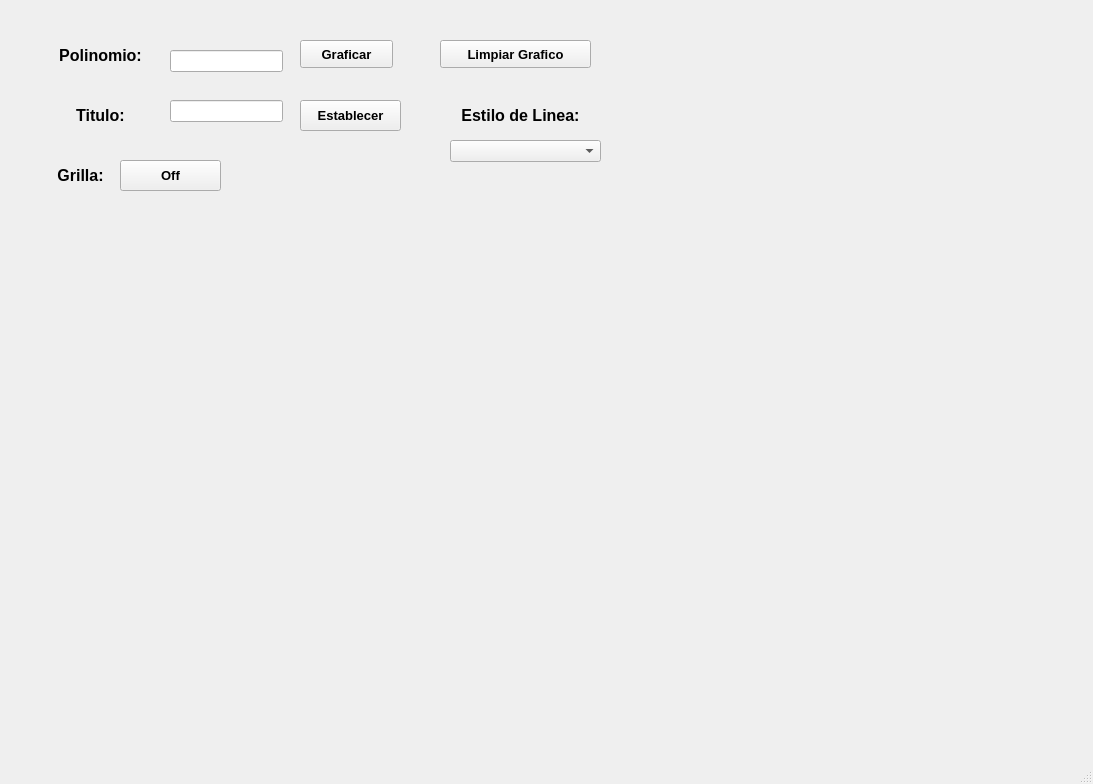
<?xml version="1.0" encoding="UTF-8"?>
<ui version="4.0">
 <class>MainWindow</class>
 <widget class="QMainWindow" name="MainWindow">
  <property name="geometry">
   <rect>
    <x>0</x>
    <y>0</y>
    <width>1093</width>
    <height>784</height>
   </rect>
  </property>
  <property name="windowTitle">
   <string>MainWindow</string>
  </property>
  <widget class="QWidget" name="centralwidget">
   <widget class="QLabel" name="label">
    <property name="geometry">
     <rect>
      <x>40</x>
      <y>40</y>
      <width>121</width>
      <height>31</height>
     </rect>
    </property>
    <property name="font">
     <font>
      <pointsize>12</pointsize>
      <weight>75</weight>
      <bold>true</bold>
     </font>
    </property>
    <property name="text">
     <string>Polinomio:</string>
    </property>
    <property name="alignment">
     <set>Qt::AlignCenter</set>
    </property>
   </widget>
   <widget class="QLabel" name="label_2">
    <property name="geometry">
     <rect>
      <x>40</x>
      <y>100</y>
      <width>121</width>
      <height>31</height>
     </rect>
    </property>
    <property name="font">
     <font>
      <pointsize>12</pointsize>
      <weight>75</weight>
      <bold>true</bold>
     </font>
    </property>
    <property name="text">
     <string>Titulo:</string>
    </property>
    <property name="alignment">
     <set>Qt::AlignCenter</set>
    </property>
   </widget>
   <widget class="QPushButton" name="btn_graficar">
    <property name="geometry">
     <rect>
      <x>300</x>
      <y>40</y>
      <width>93</width>
      <height>28</height>
     </rect>
    </property>
    <property name="font">
     <font>
      <pointsize>10</pointsize>
      <weight>75</weight>
      <bold>true</bold>
     </font>
    </property>
    <property name="text">
     <string>Graficar</string>
    </property>
   </widget>
   <widget class="QPushButton" name="btn_establecer">
    <property name="geometry">
     <rect>
      <x>300</x>
      <y>100</y>
      <width>101</width>
      <height>31</height>
     </rect>
    </property>
    <property name="font">
     <font>
      <pointsize>10</pointsize>
      <weight>75</weight>
      <bold>true</bold>
     </font>
    </property>
    <property name="text">
     <string>Establecer</string>
    </property>
   </widget>
   <widget class="QLineEdit" name="txt_polinomio">
    <property name="geometry">
     <rect>
      <x>170</x>
      <y>50</y>
      <width>113</width>
      <height>22</height>
     </rect>
    </property>
   </widget>
   <widget class="QLineEdit" name="txt_titulo">
    <property name="geometry">
     <rect>
      <x>170</x>
      <y>100</y>
      <width>113</width>
      <height>22</height>
     </rect>
    </property>
   </widget>
   <widget class="QPushButton" name="btn_limpiargrafiico">
    <property name="geometry">
     <rect>
      <x>440</x>
      <y>40</y>
      <width>151</width>
      <height>28</height>
     </rect>
    </property>
    <property name="font">
     <font>
      <pointsize>10</pointsize>
      <weight>75</weight>
      <bold>true</bold>
     </font>
    </property>
    <property name="text">
     <string>Limpiar Grafico</string>
    </property>
   </widget>
   <widget class="QLabel" name="label_3">
    <property name="geometry">
     <rect>
      <x>20</x>
      <y>160</y>
      <width>121</width>
      <height>31</height>
     </rect>
    </property>
    <property name="font">
     <font>
      <pointsize>12</pointsize>
      <weight>75</weight>
      <bold>true</bold>
     </font>
    </property>
    <property name="text">
     <string>Grilla:</string>
    </property>
    <property name="alignment">
     <set>Qt::AlignCenter</set>
    </property>
   </widget>
   <widget class="QPushButton" name="btn_off">
    <property name="geometry">
     <rect>
      <x>120</x>
      <y>160</y>
      <width>101</width>
      <height>31</height>
     </rect>
    </property>
    <property name="font">
     <font>
      <pointsize>10</pointsize>
      <weight>75</weight>
      <bold>true</bold>
     </font>
    </property>
    <property name="text">
     <string>Off</string>
    </property>
   </widget>
   <widget class="QLabel" name="label_4">
    <property name="geometry">
     <rect>
      <x>440</x>
      <y>100</y>
      <width>161</width>
      <height>31</height>
     </rect>
    </property>
    <property name="font">
     <font>
      <pointsize>12</pointsize>
      <weight>75</weight>
      <bold>true</bold>
     </font>
    </property>
    <property name="text">
     <string>Estilo de Linea:</string>
    </property>
    <property name="alignment">
     <set>Qt::AlignCenter</set>
    </property>
   </widget>
   <widget class="QComboBox" name="cb_estilolinea">
    <property name="geometry">
     <rect>
      <x>450</x>
      <y>140</y>
      <width>151</width>
      <height>22</height>
     </rect>
    </property>
   </widget>
   <widget class="QWidget" name="verticalLayoutWidget">
    <property name="geometry">
     <rect>
      <x>50</x>
      <y>290</y>
      <width>731</width>
      <height>441</height>
     </rect>
    </property>
    <layout class="QVBoxLayout" name="verticalLayout"/>
   </widget>
  </widget>
  <widget class="QMenuBar" name="menubar">
   <property name="geometry">
    <rect>
     <x>0</x>
     <y>0</y>
     <width>1093</width>
     <height>26</height>
    </rect>
   </property>
  </widget>
  <widget class="QStatusBar" name="statusbar"/>
 </widget>
 <resources>
  <include location="../../Archivos/Recursos.qrc"/>
  <include location="../../../../../../../Archivos/Recursos.qrc"/>
 </resources>
 <connections/>
</ui>
